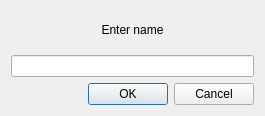
<?xml version="1.0" encoding="UTF-8"?>
<ui version="4.0">
 <class>popup</class>
 <widget class="QDialog" name="popup">
  <property name="geometry">
   <rect>
    <x>0</x>
    <y>0</y>
    <width>265</width>
    <height>116</height>
   </rect>
  </property>
  <property name="windowTitle">
   <string>Dialog</string>
  </property>
  <layout class="QVBoxLayout" name="verticalLayout_2">
   <item>
    <layout class="QVBoxLayout" name="verticalLayout">
     <item>
      <widget class="QLabel" name="label">
       <property name="text">
        <string>Enter name</string>
       </property>
       <property name="alignment">
        <set>Qt::AlignCenter</set>
       </property>
      </widget>
     </item>
     <item>
      <widget class="QLineEdit" name="lineEdit"/>
     </item>
     <item>
      <widget class="QDialogButtonBox" name="buttonBox">
       <property name="orientation">
        <enum>Qt::Horizontal</enum>
       </property>
       <property name="standardButtons">
        <set>QDialogButtonBox::Cancel|QDialogButtonBox::Ok</set>
       </property>
      </widget>
     </item>
    </layout>
   </item>
  </layout>
 </widget>
 <resources/>
 <connections>
  <connection>
   <sender>buttonBox</sender>
   <signal>accepted()</signal>
   <receiver>popup</receiver>
   <slot>accept()</slot>
   <hints>
    <hint type="sourcelabel">
     <x>248</x>
     <y>254</y>
    </hint>
    <hint type="destinationlabel">
     <x>157</x>
     <y>274</y>
    </hint>
   </hints>
  </connection>
  <connection>
   <sender>buttonBox</sender>
   <signal>rejected()</signal>
   <receiver>popup</receiver>
   <slot>reject()</slot>
   <hints>
    <hint type="sourcelabel">
     <x>316</x>
     <y>260</y>
    </hint>
    <hint type="destinationlabel">
     <x>286</x>
     <y>274</y>
    </hint>
   </hints>
  </connection>
 </connections>
</ui>
